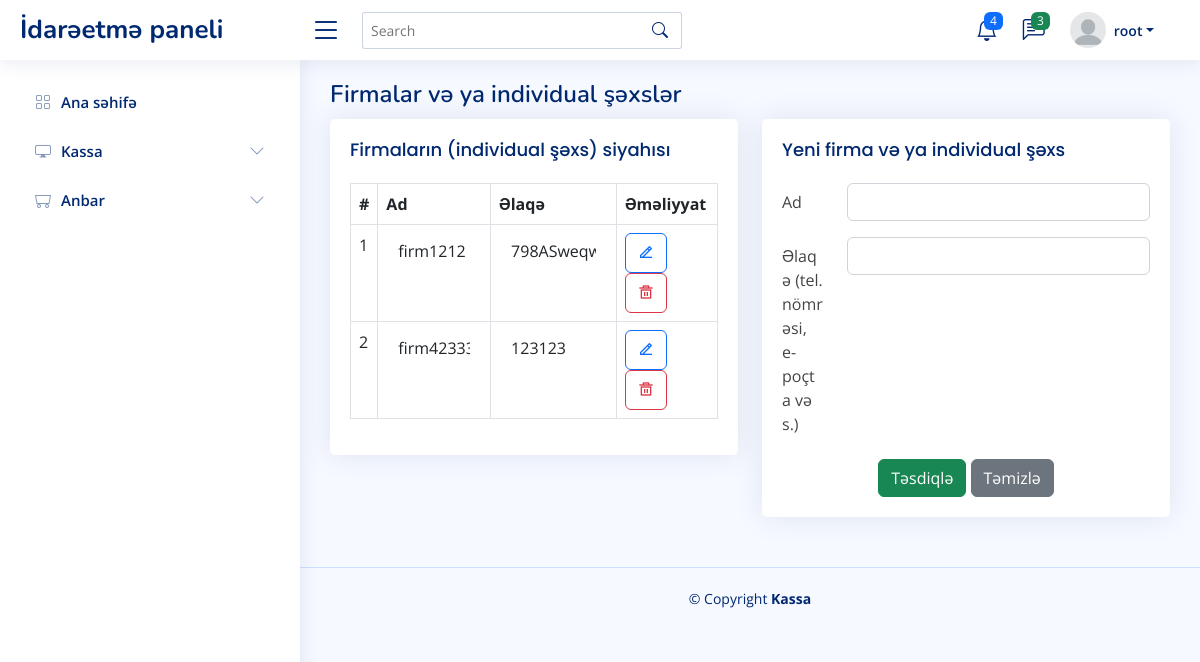
Before: /firm (signed in) with the older database file.
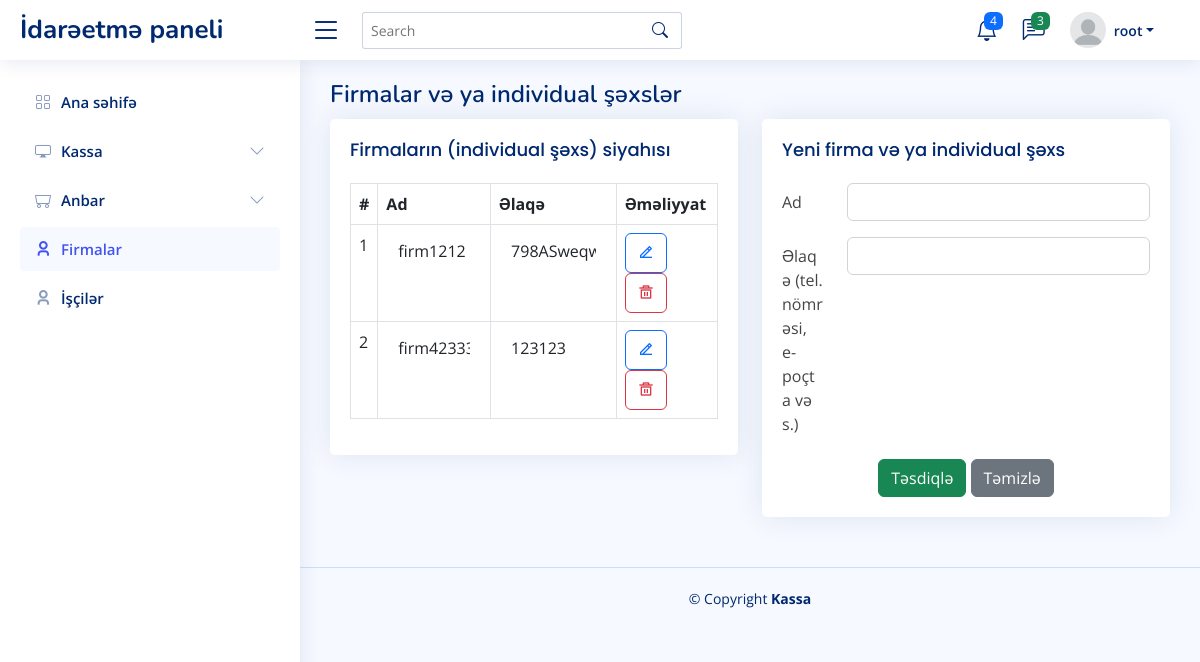
After: the same page with the newer database file.
### user/models.py (models this page shows, shortened)
class User(DateTimeLog, AbstractUser):
    profile_picture = models.ImageField(verbose_name='Profil şəkil', upload_to='images/user', null=True, default='images/user/profilepictures.png')
    is_manager = models.BooleanField(default=False)
    is_deleted = models.BooleanField(default=False)
    def __str__(self):
        return self.username
    class Meta:
        verbose_name = 'İşçi'
        verbose_name_plural = 'İşçilər'

### pos/models.py (models this page shows, shortened)
class Firm(models.Model):
    name = models.CharField('Ad', max_length=100)
    contact = models.CharField('Əlaqə(tel. nömrəsi, e-poçta və s.)', max_length=30, null=True, blank=True)
    class Meta:
        verbose_name = 'Firma və ya individual şəxs'
        verbose_name_plural = 'Firmalar və ya individual şəxslər'

### pos/views.py (the view)
# urls.py: path('firm', views.FirmView.as_view(), name='firm'),
class FirmView(ListView):
    template_name = 'pos/firm.html'
    queryset = Firm.objects.all()

### templates/pos/firm.html (shortened to what this page needs)
{% extends 'pos/index.html' %}
{% load static %}
{% block main %}
    <div class="pagetitle">
        <h1>Firmalar və ya individual şəxslər</h1>
    </div>
    <section class="section">
        <div class="row">
            <div class="col-lg-6">
                <div class="card">
                    <div class="card-body table-wrapper-scroll-y my-custom-scrollbar h-25">
                        <h5 class="card-title">Firmaların (individual şəxs) siyahısı</h5>
                        <table class="table table-bordered">
                            <thead>
                                <tr>
                                    <th scope="col">#</th>
                                    <th scope="col">Ad</th>
                                    <th scope="col">Əlaqə</th>
                                    <th>Əməliyyat</th>
                                </tr>
                            </thead>
                            <tbody>
                                {% for firm in object_list %}
                                    <tr>
                                        <form action="{% url 'pos:firm_update' firm.pk %}" method="post">
                                            <td>{{ forloop.counter }}</td>
                                            <td><input type="text" class="form-control" style="border: 0;" name="name" value="{{ firm.name }}"></td>
                                            <td><input type="text" class="form-control" style="border: 0;" name="contact" value="{{ firm.contact|default_if_none:"" }}"></td>
                                            <td>
                                                <button type="submit" class="btn btn-outline-primary" title="Dəyiş" id="edit_firm"><i class="ri-edit-2-line"></i></button>
                                                <button
                                                        type="button"
                                                        class="btn btn-outline-danger"
                                                        title="Sil"
                                                        id="delete_firm"
                                                        data-bs-toggle="modal" data-bs-target="#modal"
                                                        url="{% url 'pos:firm_delete' firm.pk %}">
                                                    <i class="ri-delete-bin-5-line"></i>
                                                </button>
                                            </td>
                                        </form>
                                    </tr>
                                {% endfor %}
                            </tbody>
                        </table>
                    </div>
                </div>
            </div>
            <div class="col-lg-6">
                <div class="card">
                    <div class="card-body">
                        <h5 class="card-title">Yeni firma və ya individual şəxs</h5>
                        <form action="{% url 'pos:firm_create' %}" method="post">
                            <div class="row mb-3">
                                <label for="inputFirmName" class="col-sm-2 col-form-label">Ad</label>
                                <div class="col-sm-10">
                                    <input type="text" class="form-control" id="inputFirmName" name="name"
                                           required>
                                </div>
                            </div>
                            <div class="row mb-3">
                                <label for="inputFirmContact" class="col-sm-2 col-form-label">Əlaqə (tel. nömrəsi, e-poçta və s.)</label>
                                <div class="col-sm-10">
                                    <input type="text" class="form-control" id="inputFirmContact" name="contact">
                                </div>
                            </div>
                            <div class="text-center">
                                <button type="submit" class="btn btn-success">Təsdiqlə</button>
                                <button type="reset" class="btn btn-secondary">Təmizlə</button>
                            </div>
                        </form>
                    </div>
                </div>
            </div>
        </div>
    </section>
{% endblock %}

### templates/pos/index.html (shortened to what this page needs)
{% extends 'partials/base.html' %}
{% block body %}
    {% include 'partials/header.html' %}
    <main id="main" class="main">
        {% block main %}
        {% endblock main %}
    </main>
    {% include 'partials/sidebar.html' %}
    {% include 'partials/footer.html' %}
{% endblock %}

### templates/partials/base.html (shortened to what this page needs)
{% load i18n %}
<!DOCTYPE html>
<html lang="en">
<head>
  {% include 'partials/links.html' %}
</head>
<body>
    {% block body %}
    {% endblock body %}
</body>
</html>

### templates/partials/links.html (shortened to what this page needs)
{% load static %}
  <link href="{% static 'assets/vendor/bootstrap/css/bootstrap.min.css' %}" rel="stylesheet">
  <link href="{% static 'assets/vendor/bootstrap-icons/bootstrap-icons.css' %}" rel="stylesheet">
  <link href="{% static 'assets/vendor/boxicons/css/boxicons.min.css' %}" rel="stylesheet">
  <link href="{% static 'assets/vendor/quill/quill.snow.css' %}" rel="stylesheet">
  <link href="{% static 'assets/vendor/quill/quill.bubble.css' %}" rel="stylesheet">
  <link href="{% static 'assets/vendor/remixicon/remixicon.css' %}" rel="stylesheet">
  <link href="{% static 'assets/vendor/simple-datatables/style.css' %}" rel="stylesheet">
  <link href="{% static 'assets/css/style.css' %}" rel="stylesheet">

### templates/partials/header.html (shortened to what this page needs)
  <header id="header" class="header fixed-top d-flex align-items-center">
    <div class="d-flex align-items-center justify-content-between">
      <a class="logo d-flex align-items-center">
        <span class="d-none d-lg-block">İdarəetmə paneli</span>
      </a>
      <i class="bi bi-list toggle-sidebar-btn"></i>
    </div>
    <div class="search-bar">
      <form class="search-form d-flex align-items-center" method="POST" action="#">
        <input type="text" name="query" placeholder="Search" title="Enter search keyword">
        <button type="submit" title="Search"><i class="bi bi-search"></i></button>
      </form>
    </div>
    <nav class="header-nav ms-auto">
      <ul class="d-flex align-items-center" style="margin-right: 30px;">
        <li class="nav-item dropdown">
          <a class="nav-link nav-icon" href="#" data-bs-toggle="dropdown">
            <i class="bi bi-bell"></i>
            <span class="badge bg-primary badge-number">4</span>
          </a>
        </li>
        <li class="nav-item dropdown">
          <a class="nav-link nav-icon" href="#" data-bs-toggle="dropdown">
            <i class="bi bi-chat-left-text"></i>
            <span class="badge bg-success badge-number">3</span>
          </a>
        </li>
        <li class="nav-item dropdown pe-3">
          <a class="nav-link nav-profile d-flex align-items-center pe-0" href="#" data-bs-toggle="dropdown">
            <img src="{{ user.profile_picture.url }}" alt="Profile" class="rounded-circle">
            <span class="d-none d-md-block dropdown-toggle ps-2">{{ user }}</span>
          </a>
        </li>
      </ul>
    </nav>
  </header>

### templates/partials/sidebar.html (shortened to what this page needs)
  <aside id="sidebar" class="sidebar">
    <ul class="sidebar-nav" id="sidebar-nav">
      <li class="nav-item">
        <a class="nav-link collapsed" href="{% url 'pos:home' %}">
          <i class="bi bi-grid"></i>
          <span>Ana səhifə</span>
        </a>
      </li>
      <li class="nav-item">
        <a class="nav-link collapsed" data-bs-target="#kassa-nav" data-bs-toggle="collapse" href="#">
          <i class="bi bi-display"></i><span>Kassa</span><i class="bi bi-chevron-down ms-auto"></i>
        </a>
      </li>
      <li class="nav-item">
        <a class="nav-link collapsed" data-bs-target="#anbar-nav" data-bs-toggle="collapse" href="#">
          <i class="bi bi-minecart"></i><span>Anbar</span><i class="bi bi-chevron-down ms-auto"></i>
        </a>
      </li>
      {% if user.is_manager %}
          <li class="nav-item">
              <a class="nav-link collapsed" href="{% url 'pos:firm' %}">
                  <i class="ri-user-3-line"></i>
                  <span>Firmalar</span>
              </a>
          </li>
          <li class="nav-item">
                <a class="nav-link collapsed" href="{% url 'pos:employees' %}">
                    <i class="ri-user-3-line"></i>
                    <span>İşçilər</span>
                </a>
            </li>
      {% endif %}
    </ul>
  </aside>

### templates/partials/footer.html
  <footer id="footer" class="footer">
    <div class="copyright">
      &copy; Copyright <strong><span>Kassa</span></strong>
    </div>
    <div class="credits">
    </div>
  </footer>

### templates/partials/scripts.html (shortened to what this page needs)
{% load static %}

### static/assets/css/style.css (style rules this page uses)
:root { scroll-behavior: smooth; }
body { font-family: "Open Sans", sans-serif; background: #f6f9ff; color: #444444; }
a { color: #4154f1; text-decoration: none; }
h1, h2, h3, h4, h5, h6 { font-family: "Nunito", sans-serif; }
#main { margin-top: 60px; padding: 20px 30px; transition: all 0.3s; }
.pagetitle { margin-bottom: 10px; }
.pagetitle h1 { font-size: 24px; margin-bottom: 0; font-weight: 600; color: #012970; }
.card { margin-bottom: 30px; border: none; border-radius: 5px; box-shadow: 0px 0 30px rgba(1, 41, 112, 0.1); }
.card-title { padding: 20px 0 15px 0; font-size: 18px; font-weight: 500; color: #012970; font-family: "Poppins", sans-serif; }
.card-body { padding: 0 20px 20px 20px; }
.logo { line-height: 1; }
@media (min-width: 1200px) { .logo { width: 280px; } }
.logo span { font-size: 26px; font-weight: 700; color: #012970; font-family: "Nunito", sans-serif; }
.header { transition: all 0.5s; z-index: 997; height: 60px; box-shadow: 0px 2px 20px rgba(1, 41, 112, 0.1); background-color: #fff; padding-left: 20px; }
.header .toggle-sidebar-btn { font-size: 32px; padding-left: 10px; cursor: pointer; color: #012970; }
.header .search-bar { min-width: 360px; padding: 0 20px; }
.header .search-form { width: 100%; }
.header .search-form input { border: 0; font-size: 14px; color: #012970; border: 1px solid rgba(1, 41, 112, 0.2); padding: 7px 38px 7px 8px; border-radius: 3px; transition: 0.3s; width: 100%; }
.header .search-form button { border: 0; padding: 0; margin-left: -30px; background: none; }
.header .search-form button i { color: #012970; }
.header-nav ul { list-style: none; }
.header-nav>ul { margin: 0; padding: 0; }
.header-nav .nav-icon { font-size: 22px; color: #012970; margin-right: 25px; position: relative; }
.header-nav .nav-profile { color: #012970; }
.header-nav .nav-profile img { max-height: 36px; }
.header-nav .nav-profile span { font-size: 14px; font-weight: 600; }
.header-nav .badge-number { position: absolute; inset: -2px -5px auto auto; font-weight: normal; font-size: 12px; padding: 3px 6px; }
.sidebar { position: fixed; top: 60px; left: 0; bottom: 0; width: 300px; z-index: 996; transition: all 0.3s; padding: 20px; overflow-y: auto; scrollbar-width: thin; scrollbar-color: #aab7cf transparent; box-shadow: 0px 0px 20px rgba(1, 41, 112, 0.1); background-color: #fff; }
@media (min-width: 1200px) { #main, #footer { margin-left: 300px; } }
.sidebar-nav { padding: 0; margin: 0; list-style: none; }
.sidebar-nav li { padding: 0; margin: 0; list-style: none; }
.sidebar-nav .nav-item { margin-bottom: 5px; }
.sidebar-nav .nav-link { display: flex; align-items: center; font-size: 15px; font-weight: 600; color: #4154f1; transition: 0.3; background: #f6f9ff; padding: 10px 15px; border-radius: 4px; }
.sidebar-nav .nav-link i { font-size: 16px; margin-right: 10px; color: #4154f1; }
.sidebar-nav .nav-link.collapsed { color: #012970; background: #fff; }
.sidebar-nav .nav-link.collapsed i { color: #899bbd; }
.sidebar-nav .nav-link .bi-chevron-down { margin-right: 0; transition: transform 0.2s ease-in-out; }
.footer { padding: 20px 0; font-size: 14px; transition: all 0.3s; border-top: 1px solid #cddfff; }
.footer .copyright { text-align: center; color: #012970; }
.footer .credits { padding-top: 5px; text-align: center; font-size: 13px; color: #012970; }

Changed rows visible on the page:
changed User "root": is_manager False → True (drawn)
Other visible differences:
text now shown: "Firmalar İşçilər"
